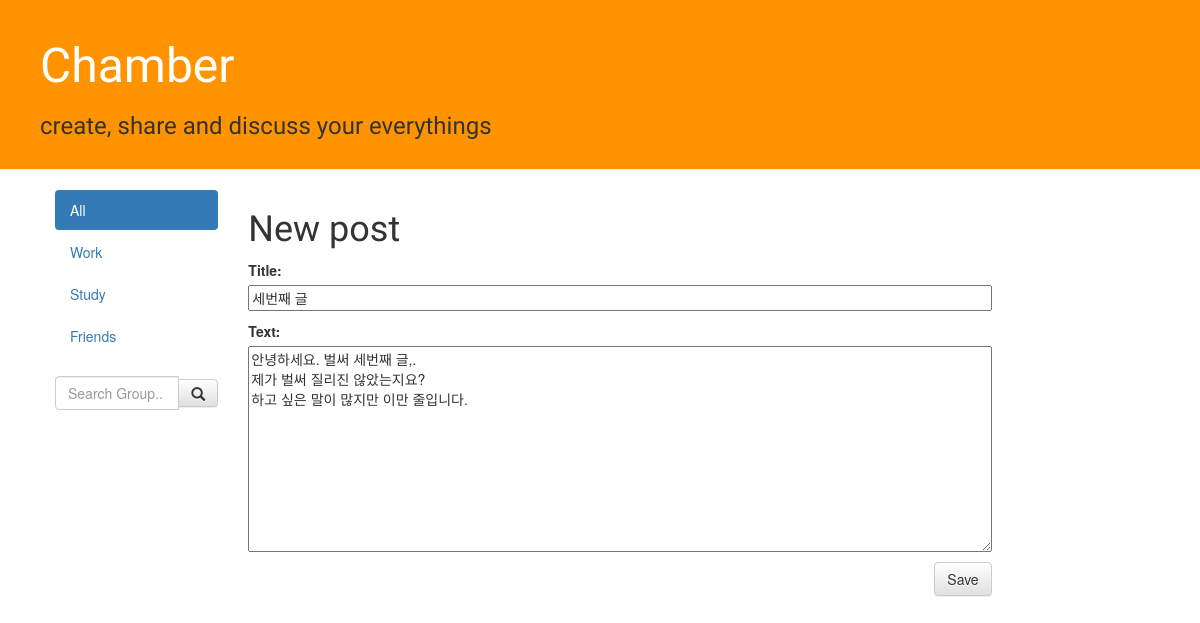
/post/3/edit/, run on the app's committed database.
### blog/models.py (models this page shows, shortened)
class Post(models.Model):
    author = models.ForeignKey('auth.User')
    title = models.CharField(max_length=200)
    text = models.TextField()
    created_date = models.DateTimeField(
        default=timezone.now)
    published_date = models.DateTimeField(
        blank = True, null=True)

### blog/views.py (the view)
# urls.py: url(r'^post/(?P<pk>\d+)/edit/$', views.post_edit, name='post_edit'),
def post_edit(request, pk):
    post = get_object_or_404(Post, pk=pk)
    if request.method == "POST":
        form = PostForm(request.POST, instance=post)
        if form.is_valid():
            post = form.save(commit=False)
            post.author = request.user
            post.published_date = timezone.now()
            post.save()
            return redirect('post_detail', pk=post.pk)
    else:
        form = PostForm(instance=post)
    return  render(request, 'blog/post_edit.html',{'form': form})

### blog/forms.py
class PostForm(forms.ModelForm):
    class Meta:
        model = Post
        fields = ('title', 'text',)

### blog/templates/blog/post_edit.html
{% extends 'blog/base.html' %}
{% block content %}
    <h1>New post</h1>
    <form method="POST" class="post-form">{% csrf_token %}
            {{ form.as_p }}
            <button type="submit" class="save btn btn-default">Save</button>
    </form>
{% endblock %}

### blog/static/css/blog.css (style rules this page uses)
h1, h2, h3, h4 { font-family: 'Asap Condensed', sans-serif; }
.save { float: right; }
.post-form textarea, .post-form input { width: 100%; }

### data on the page
Post: title "세번째 글", text "안녕하세요. 벌써 세번째 글,. 제가 벌써 질리진 않았는지요? 하고 싶은 말이 많지만 이만 줄입니다."
